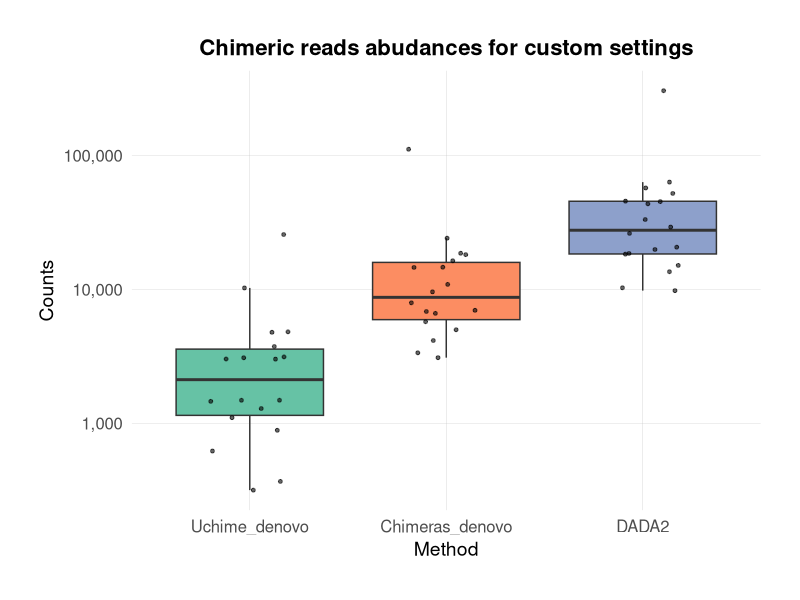
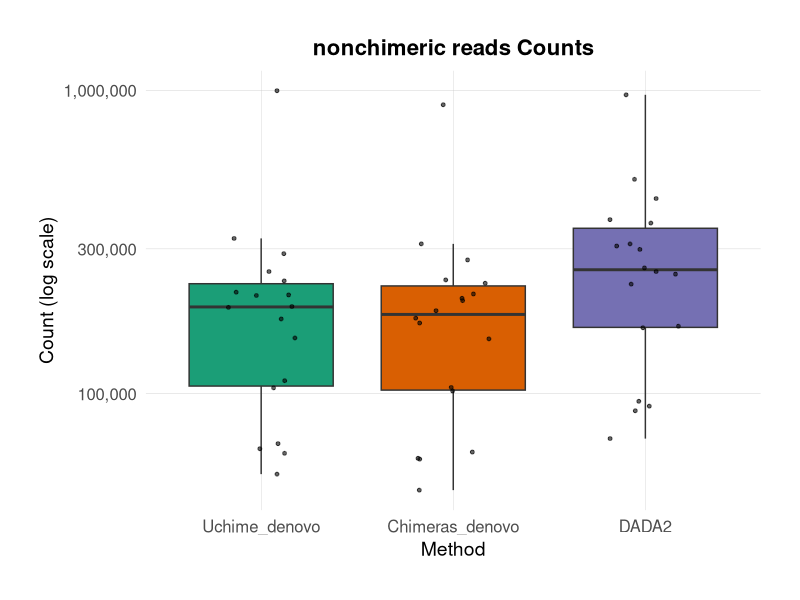
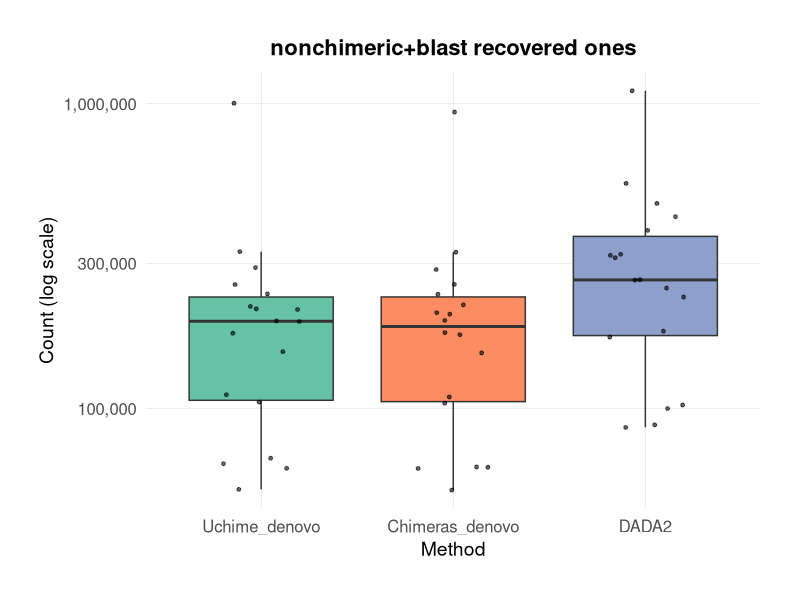
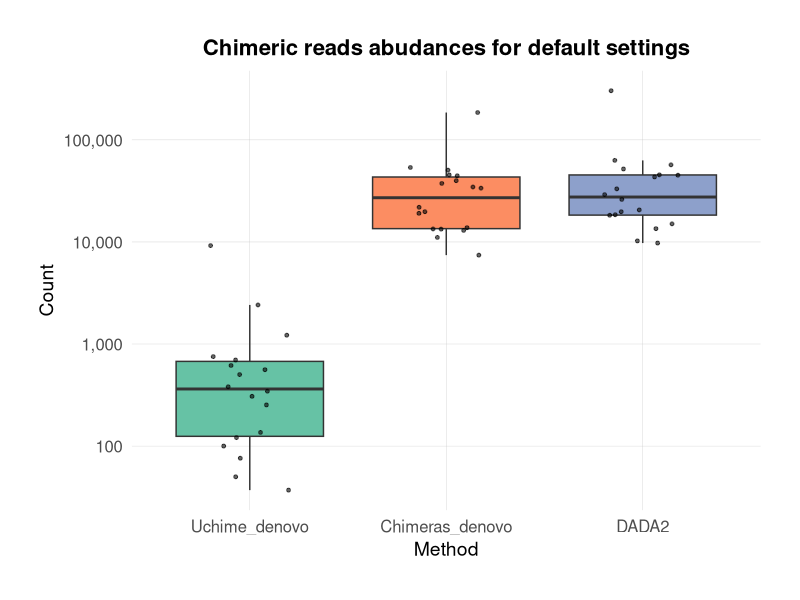

The R script that drew these images, in order: (Note: this script raises an error after producing the figures.)
#####################################################################################################################
# The scripts are for the box plot plotting of chimeric, nonchimeric, and nonchimeric plus BLAST recovered read     # 
# together. Furthermore, statical test analysis to see how different methods vary in the detection of chimeric reads# 
#####################################################################################################################


#####chimeric reads boxplot for custom settings####
# Load the necessary libraries
library(ggplot2)
library(reshape2)
library(scales)

# Define the data frame
data <- data.frame(
  FILE = c("ERR6454461.fasta", "ERR6454462.fasta", "ERR6454463.fasta", "ERR6454464.fasta", 
           "ERR6454465.fasta", "ERR6454466.fasta", "ERR6454467.fasta", "ERR6454468.fasta", 
           "ERR6454469.fasta", "ERR6454470.fasta", "ERR6454471.fasta", "ERR6454472.fasta", 
           "ERR6454473.fasta", "ERR6454474.fasta", "ERR6454475.fasta", "ERR6454476.fasta", 
           "ERR6454477.fasta", "ERR6454478.fasta"),
  Uchime_denovo = c(1285, 316, 367, 3732, 1099, 884, 1454, 3122, 3004, 10218, 
                    3077, 1482, 25588, 1483, 3012, 4807, 4768, 619),
  Chimeras_denovo = c(6601, 3081, 4979, 7908, 14540, 3350, 6956, 16298, 18552, 110918, 
                      4136, 5715, 24044, 9558, 18119, 10859, 14591, 6818),
  DADA2 = c(20593, 10245, 13502, 26106, 45094, 9758, 19784, 45443, 51898, 303374, 
            15053, 18272, 63023, 29093, 57004, 33134, 43393, 18486)
)

# Melt the data frame to long format for ggplot2
data_long <- melt(data, id.vars = "FILE", variable.name = "Method", value.name = "Count")

# Create the boxplot with log scale and enhanced styling
boxplot <- ggplot(data_long, aes(x = Method, y = Count, fill = Method)) +
  geom_boxplot(outlier.shape = NA) +
  scale_y_log10(labels = comma) +  # Use logarithmic scale and format labels
  labs(title = "Chimeric reads abudances for custom settings",
       x = "Method",
       y = "Counts") +
  theme_minimal(base_size = 15) +
  theme(
    plot.title = element_text(hjust = 0.5, size = 16, face = "bold"),
    axis.text = element_text(size = 12),
    axis.title = element_text(size = 14),
    legend.position = "none",
    panel.grid.major = element_line(size = 0.1, color = "gray"),
    panel.grid.minor = element_blank(),
    plot.background = element_rect(fill = "white", color = NA),
    plot.margin = margin(1, 1, 1, 1, "cm")
  ) +
  scale_fill_brewer(palette = "Set2") +  # Use a color palette from RColorBrewer
  geom_jitter(width = 0.2, size = 1, alpha = 0.6)  # Add jitter for data points

# Display the plot
print(boxplot)

##### non-chimeric boxplot for custom settings ####

# Load the necessary libraries
library(ggplot2)
library(reshape2)
library(scales)

# Define the new data frame
additional_data <- data.frame(
  FILE = c("ERR6454461.fasta", "ERR6454462.fasta", "ERR6454463.fasta", "ERR6454464.fasta", 
           "ERR6454465.fasta", "ERR6454466.fasta", "ERR6454467.fasta", "ERR6454468.fasta", 
           "ERR6454469.fasta", "ERR6454470.fasta", "ERR6454471.fasta", "ERR6454472.fasta", 
           "ERR6454473.fasta", "ERR6454474.fasta", "ERR6454475.fasta", "ERR6454476.fasta", 
           "ERR6454477.fasta", "ERR6454478.fasta"),
  Uchime_denovo = c(176255, 63595, 65824, 235319, 289378, 104501, 110319, 324860, 252619, 996721, 
                    152601, 68418, 211543, 210658, 192483, 193727, 216007, 54275),
  Chimeras_denovo = c(170939, 60830, 61212, 231143, 275937, 102035, 104817, 311684, 237071, 896021, 
                      151542, 64185, 213087, 202583, 177376, 187675, 206184, 48076),
  DADA2 = c(252601, 90955, 94351, 365009, 439636, 164875, 166830, 508833, 374654, 966078, 
            229647, 87814, 306617, 259678, 247668, 298874, 311622, 71099)
)

# Melt the new data frame to long format for ggplot2
additional_data_long <- melt(additional_data, id.vars = "FILE", variable.name = "Method", value.name = "Count")

# Create the boxplot with log scale and different colors for the new data
additional_boxplot <- ggplot(additional_data_long, aes(x = Method, y = Count, fill = Method)) +
  geom_boxplot(outlier.shape = NA) +
  scale_y_log10(labels = comma) +  # Use logarithmic scale and format labels
  labs(title = "nonchimeric reads Counts",
       x = "Method",
       y = "Count (log scale)") +
  theme_minimal(base_size = 15) +
  theme(
    plot.title = element_text(hjust = 0.5, size = 16, face = "bold"),
    axis.text = element_text(size = 12),
    axis.title = element_text(size = 14),
    legend.position = "none",
    panel.grid.major = element_line(size = 0.1, color = "gray"),
    panel.grid.minor = element_blank(),
    plot.background = element_rect(fill = "white", color = NA),
    plot.margin = margin(1, 1, 1, 1, "cm")
  ) +
  scale_fill_manual(values = c("#1b9e77", "#d95f02", "#7570b3")) +  # Use a custom color palette
  geom_jitter(width = 0.2, size = 1, alpha = 0.6)  # Add jitter for data points

# Display the plot
print(additional_boxplot)

##### non-chimeric reads + BLAST box plot for custom settings #####
# Load the necessary libraries
library(ggplot2)
library(reshape2)
library(scales)

# Define the new data frame
new_data <- data.frame(
  FILE = c("ERR6454461.fasta", "ERR6454462.fasta", "ERR6454463.fasta", "ERR6454464.fasta", 
           "ERR6454465.fasta", "ERR6454466.fasta", "ERR6454467.fasta", "ERR6454468.fasta", 
           "ERR6454469.fasta", "ERR6454470.fasta", "ERR6454471.fasta", "ERR6454472.fasta", 
           "ERR6454473.fasta", "ERR6454474.fasta", "ERR6454475.fasta", "ERR6454476.fasta", 
           "ERR6454477.fasta", "ERR6454478.fasta"),
  Uchime_denovo = c(176676, 63706, 65934, 237814, 290092, 104990, 111013, 327232, 255230, 1003766, 
                    153725, 68738, 212383, 211269, 192938, 193873, 216363, 54320),
  Chimeras_denovo = c(174795, 63606, 64185, 237089, 285813, 104162, 109186, 325685, 255447, 939056, 
                      152345, 64341, 218874, 204087, 177562, 194670, 206370, 54016),
  DADA2 = c(263934, 100016, 102723, 384127, 471039, 171681, 179385, 547796, 426004, 1103263, 
            232323, 88413, 320800, 264681, 248409, 318179, 312409, 86740)
)

# Melt the new data frame to long format for ggplot2
new_data_long <- melt(new_data, id.vars = "FILE", variable.name = "Method", value.name = "Count")

# Create the boxplot with log scale and enhanced styling for the new data
new_boxplot <- ggplot(new_data_long, aes(x = Method, y = Count, fill = Method)) +
  geom_boxplot(outlier.shape = NA) +
  scale_y_log10(labels = comma) +  # Use logarithmic scale and format labels
  labs(title = "nonchimeric+blast recovered ones",
       x = "Method",
       y = "Count (log scale)") +
  theme_minimal(base_size = 15) +
  theme(
    plot.title = element_text(hjust = 0.5, size = 16, face = "bold"),
    axis.text = element_text(size = 12),
    axis.title = element_text(size = 14),
    legend.position = "none",
    panel.grid.major = element_line(size = 0.1, color = "gray"),
    panel.grid.minor = element_blank(),
    plot.background = element_rect(fill = "white", color = NA),
    plot.margin = margin(1, 1, 1, 1, "cm")
  ) +
  scale_fill_brewer(palette = "Set2") +  # Use a color palette from RColorBrewer
  geom_jitter(width = 0.2, size = 1, alpha = 0.6)  # Add jitter for data points

# Display the plot
print(new_boxplot)

##### chimeric reads box plot for deafault settings####
# Load the necessary libraries
library(ggplot2)
library(reshape2)
library(scales)

# Define the new data frame
new_data <- data.frame(
  FILE = c("ERR6454461.fasta", "ERR6454462.fasta", "ERR6454463.fasta", "ERR6454464.fasta", 
           "ERR6454465.fasta", "ERR6454466.fasta", "ERR6454467.fasta", "ERR6454468.fasta", 
           "ERR6454469.fasta", "ERR6454470.fasta", "ERR6454471.fasta", "ERR6454472.fasta", 
           "ERR6454473.fasta", "ERR6454474.fasta", "ERR6454475.fasta", "ERR6454476.fasta", 
           "ERR6454477.fasta", "ERR6454478.fasta"),
  Uchime_denovo = c(307, 50, 76, 345, 37, 100, 753, 253, 697, 2414, 
                    381, 502, 9213, 136, 560, 1220, 616, 121),
  Chimeras_denovo = c(21856, 7429, 12978, 33667, 50519, 13357, 19077, 45361, 44504, 185475, 
                      13411, 11075, 53684, 19796, 39870, 34560, 37460, 13800),
  DADA2 = c(20593, 10245, 13502, 26106, 45094, 9758, 19784, 45443, 51898, 303374, 
            15053, 18272, 63023, 29093, 57004, 33134, 43393, 18486)
)

# Melt the new data frame to long format for ggplot2
new_data_long <- melt(new_data, id.vars = "FILE", variable.name = "Method", value.name = "Count")

# Create the boxplot with log scale and enhanced styling for the new data
default_boxplot <- ggplot(new_data_long, aes(x = Method, y = Count, fill = Method)) +
  geom_boxplot(outlier.shape = NA) +
  scale_y_log10(labels = comma) +  # Use logarithmic scale and format labels
  labs(title = "Chimeric reads abudances for default settings",
       x = "Method",
       y = "Count") +
  theme_minimal(base_size = 15) +
  theme(
    plot.title = element_text(hjust = 0.5, size = 16, face = "bold"),
    axis.text = element_text(size = 12),
    axis.title = element_text(size = 14),
    legend.position = "none",
    panel.grid.major = element_line(size = 0.1, color = "gray"),
    panel.grid.minor = element_blank(),
    plot.background = element_rect(fill = "white", color = NA),
    plot.margin = margin(1, 1, 1, 1, "cm")
  ) +
  scale_fill_brewer(palette = "Set2") +  # Use a color palette from RColorBrewer
  geom_jitter(width = 0.2, size = 1, alpha = 0.6)  # Add jitter for data points

# Display the plot
print(default_boxplot)


##### compare chimeric reads abudances for default settings ####
# Define the new data frame
data <- data.frame(
  FILE = c("ERR6454461.fasta", "ERR6454462.fasta", "ERR6454463.fasta", "ERR6454464.fasta", 
           "ERR6454465.fasta", "ERR6454466.fasta", "ERR6454467.fasta", "ERR6454468.fasta", 
           "ERR6454469.fasta", "ERR6454470.fasta", "ERR6454471.fasta", "ERR6454472.fasta", 
           "ERR6454473.fasta", "ERR6454474.fasta", "ERR6454475.fasta", "ERR6454476.fasta", 
           "ERR6454477.fasta", "ERR6454478.fasta"),
  Uchime_denovo = c(307, 50, 76, 345, 37, 100, 753, 253, 697, 2414, 
                    381, 502, 9213, 136, 560, 1220, 616, 121),
  Chimeras_denovo = c(21856, 7429, 12978, 33667, 50519, 13357, 19077, 45361, 44504, 185475, 
                      13411, 11075, 53684, 19796, 39870, 34560, 37460, 13800),
  DADA2 = c(20593, 10245, 13502, 26106, 45094, 9758, 19784, 45443, 51898, 303374, 
            15053, 18272, 63023, 29093, 57004, 33134, 43393, 18486)
)

# Reshape data for Kruskal-Wallis test
data_long <- data %>%
  pivot_longer(cols = -FILE, names_to = "Method", values_to = "Values")

# Perform Kruskal-Wallis test for all categories
kruskal_test_result <- kruskal.test(Values ~ Method, data = data_long)

# Print the result of the Kruskal-Wallis test
print(kruskal_test_result)

# Function to perform pairwise Wilcoxon test
pairwise_wilcox_test <- function(data, group_col, value_col) {
  combinations <- combn(unique(data[[group_col]]), 2)
  results <- apply(combinations, 2, function(pair) {
    group1 <- data %>% filter(!!sym(group_col) == pair[1])
    group2 <- data %>% filter(!!sym(group_col) == pair[2])
    test_result <- wilcox.test(group1[[value_col]], group2[[value_col]])
    p_value <- test_result$p.value
    list(pair = paste(pair[1], "vs", pair[2]), p_value = p_value)
  })
  do.call(rbind, lapply(results, as.data.frame))
}

# Perform pairwise Wilcoxon tests
pairwise_results <- pairwise_wilcox_test(data_long, "Method", "Values")
pairwise_results <- as.data.frame(pairwise_results)
pairwise_results$p_value <- as.numeric(as.character(pairwise_results$p_value))
pairwise_results$Significance <- ifelse(pairwise_results$p_value < 0.05, "Significant", "Not Significant")

# Print the pairwise results
print(pairwise_results)

# Interpretation based on the results
if (kruskal_test_result$p.value < 0.05) {
  cat("The differences between the three categories are statistically significant.\n")
} else {
  cat("The differences between the three categories are not statistically significant.\n")
}

# Interpretation for pairwise comparisons
apply(pairwise_results, 1, function(row) {
  cat(paste("Comparison between", row["pair"], "is", row["Significance"], "with p-value:", row["p_value"], "\n"))
})


#####compare chimeric reads abundances for custom settings####
library(tidyverse)

# Create the data frame
data <- data.frame(
  FILE = c("ERR6454461.fasta", "ERR6454462.fasta", "ERR6454463.fasta", "ERR6454464.fasta", 
           "ERR6454465.fasta", "ERR6454466.fasta", "ERR6454467.fasta", "ERR6454468.fasta", 
           "ERR6454469.fasta", "ERR6454470.fasta", "ERR6454471.fasta", "ERR6454472.fasta", 
           "ERR6454473.fasta", "ERR6454474.fasta", "ERR6454475.fasta", "ERR6454476.fasta", 
           "ERR6454477.fasta", "ERR6454478.fasta"),
  Uchime_denovo = c(1285, 316, 367, 3732, 1099, 884, 1454, 3122, 3004, 10218, 
                    3077, 1482, 25588, 1483, 3012, 4807, 4768, 619),
  Chimeras_denovo = c(6601, 3081, 4979, 7908, 14540, 3350, 6956, 16298, 18552, 110918, 
                      4136, 5715, 24044, 9558, 18119, 10859, 14591, 6818),
  DADA2 = c(20593, 10245, 13502, 26106, 45094, 9758, 19784, 45443, 51898, 303374, 
            15053, 18272, 63023, 29093, 57004, 33134, 43393, 18486)
)

# Reshape data for Kruskal-Wallis test
data_long <- data %>%
  pivot_longer(cols = -FILE, names_to = "Method", values_to = "Values")

# Perform Kruskal-Wallis test for all categories
kruskal_test_result <- kruskal.test(Values ~ Method, data = data_long)

# Print the result of the Kruskal-Wallis test
print(kruskal_test_result)

# Function to perform pairwise Wilcoxon test
pairwise_wilcox_test <- function(data, group_col, value_col) {
  combinations <- combn(unique(data[[group_col]]), 2)
  results <- apply(combinations, 2, function(pair) {
    group1 <- data %>% filter(!!sym(group_col) == pair[1])
    group2 <- data %>% filter(!!sym(group_col) == pair[2])
    test_result <- wilcox.test(group1[[value_col]], group2[[value_col]])
    p_value <- test_result$p.value
    list(pair = paste(pair[1], "vs", pair[2]), p_value = p_value)
  })
  do.call(rbind, lapply(results, as.data.frame))
}

# Perform pairwise Wilcoxon tests
pairwise_results <- pairwise_wilcox_test(data_long, "Method", "Values")
pairwise_results <- as.data.frame(pairwise_results)
pairwise_results$p_value <- as.numeric(as.character(pairwise_results$p_value))
pairwise_results$Significance <- ifelse(pairwise_results$p_value < 0.05, "Significant", "Not Significant")

# Print the pairwise results
print(pairwise_results)

# Interpretation based on the results
if (kruskal_test_result$p.value < 0.05) {
  cat("The differences between the three categories are statistically significant.\n")
} else {
  cat("The differences between the three categories are not statistically significant.\n")
}

# Interpretation for pairwise comparisons
apply(pairwise_results, 1, function(row) {
  cat(paste("Comparison between", row["pair"], "is", row["Significance"], "with p-value:", row["p_value"], "\n"))
})


#####compare number of nonchimeric+blastn recovered reads together####

library(tidyverse)

# Updated data frame with new numbers
data <- data.frame(
  FILE = c("ERR6454461.fasta", "ERR6454462.fasta", "ERR6454463.fasta", "ERR6454464.fasta", 
           "ERR6454465.fasta", "ERR6454466.fasta", "ERR6454467.fasta", "ERR6454468.fasta", 
           "ERR6454469.fasta", "ERR6454470.fasta", "ERR6454471.fasta", "ERR6454472.fasta", 
           "ERR6454473.fasta", "ERR6454474.fasta", "ERR6454475.fasta", "ERR6454476.fasta", 
           "ERR6454477.fasta", "ERR6454478.fasta"),
  Uchime_denovo = c(176676, 63706, 65934, 237814, 290092, 104990, 111013, 327232, 255230, 1003766, 
                    153725, 68738, 212383, 211269, 192938, 193873, 216363, 54320),
  Chimeras_denovo = c(174795, 63606, 64185, 237089, 285813, 104162, 109186, 325685, 255447, 939056, 
                      152345, 64341, 218874, 204087, 177562, 194670, 206370, 54016),
  DADA2 = c(263934, 100016, 102723, 384127, 471039, 171681, 179385, 547796, 426004, 1103263, 
            232323, 88413, 320800, 264681, 248409, 318179, 312409, 86740)
)

# Reshape data for Kruskal-Wallis test
data_long <- data %>%
  pivot_longer(cols = -FILE, names_to = "Method", values_to = "Values")

# Perform Kruskal-Wallis test for all categories
kruskal_test_result <- kruskal.test(Values ~ Method, data = data_long)

# Print the result of the Kruskal-Wallis test
print(kruskal_test_result)

# Function to perform pairwise Wilcoxon test
pairwise_wilcox_test <- function(data, group_col, value_col) {
  combinations <- combn(unique(data[[group_col]]), 2)
  results <- apply(combinations, 2, function(pair) {
    group1 <- data %>% filter(!!sym(group_col) == pair[1])
    group2 <- data %>% filter(!!sym(group_col) == pair[2])
    test_result <- wilcox.test(group1[[value_col]], group2[[value_col]])
    p_value <- test_result$p.value
    list(pair = paste(pair[1], "vs", pair[2]), p_value = p_value)
  })
  do.call(rbind, lapply(results, as.data.frame))
}

# Perform pairwise Wilcoxon tests
pairwise_results <- pairwise_wilcox_test(data_long, "Method", "Values")
pairwise_results <- as.data.frame(pairwise_results)
pairwise_results$p_value <- as.numeric(as.character(pairwise_results$p_value))
pairwise_results$Significance <- ifelse(pairwise_results$p_value < 0.05, "Significant", "Not Significant")

# Print the pairwise results
print(pairwise_results)

# Interpretation based on the results
if (kruskal_test_result$p.value < 0.05) {
  cat("The differences between the three categories are statistically significant.\n")
} else {
  cat("The differences between the three categories are not statistically significant.\n")
}

# Interpretation for pairwise comparisons
apply(pairwise_results, 1, function(row) {
  cat(paste("Comparison between", row["pair"], "is", row["Significance"], "with p-value:", row["p_value"], "\n"))
})

